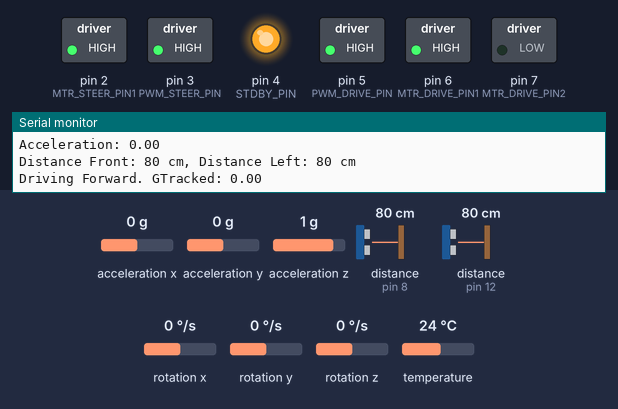
Bench run of a sketch on a simulated Arduino Uno, built with avr-gcc and run on an emulated ATmega328P. On the bench: switched loads named in the sketch (green lamp = pin HIGH), output pins drawn as LEDs (lit = HIGH), the last lines printed to the serial monitor. Dashed ring = blinking. The inputs (shaded band) are chosen by the test bench; at power-on: acceleration z 1 g, distance to the obstacle (sensors on pin 8, pin 12) 80 cm, acceleration x 0 g, acceleration y 0 g, rotation x 0 °/s, rotation y 0 °/s, rotation z 0 °/s, temperature 24 °C. The echo pulse lasts 58.3 µs per cm; pins used as bus, display or sensor lines are not drawn.

Above: at 8.5 s.
8.6 s: acceleration z set to 0.8 g
At 9.37 s:
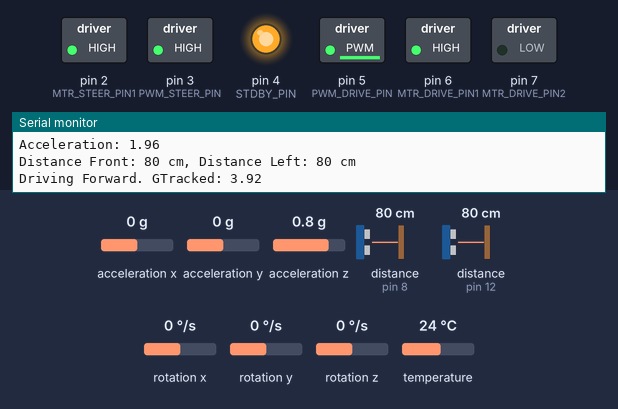
11.6 s: distance to the obstacle (sensor on pin 8) set to 34 cm
14.6 s: distance to the obstacle (sensor on pin 8) set to 28 cm
At 15.32 s:
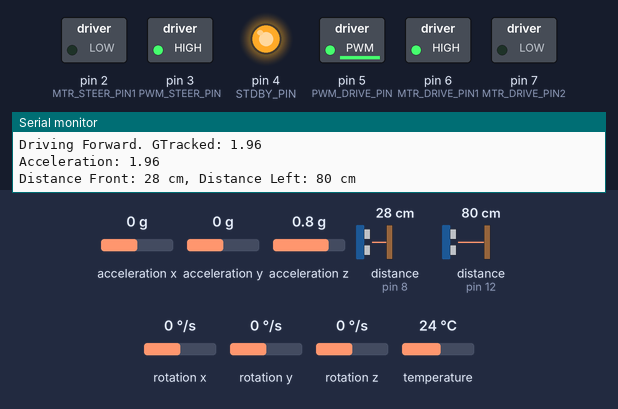
17.6 s: distance to the obstacle (sensor on pin 8) set to 17 cm
20.6 s: distance to the obstacle (sensor on pin 8) set to 14 cm
At 22.0 s:
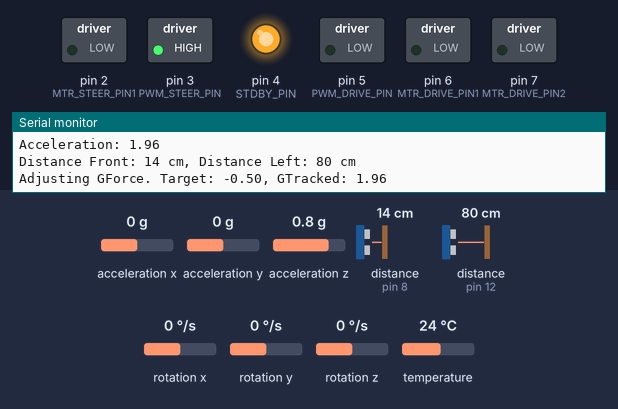
Timing chart, 0 to 31.3 s (numbered marks = the images above; inputs shaded):
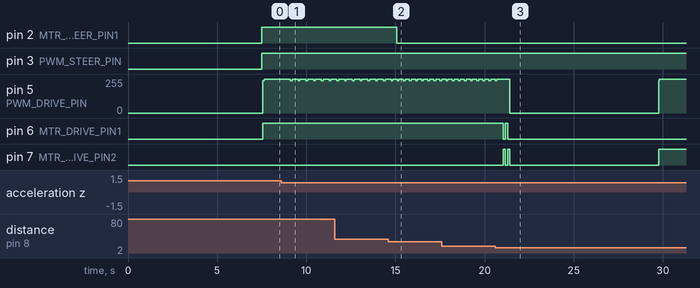

The sketch:

ProtoType_WallFollow_V2.ino
```cpp
#include <Wire.h>
#include <Adafruit_MPU6050.h>
#include <Adafruit_Sensor.h>
#include <Ultrasonic.h>

Adafruit_MPU6050 mpu;

// Constants
#define PWM_DRIVE_PIN 5
#define MTR_DRIVE_PIN1 6
#define MTR_DRIVE_PIN2 7

#define PWM_STEER_PIN 3
#define MTR_STEER_PIN1 2
#define MTR_STEER_PIN2 1

#define STDBY_PIN 4

#define TRIG_PIN_FRONT 9
#define ECHO_PIN_FRONT 8
#define TRIG_PIN_LEFT 13
#define ECHO_PIN_LEFT 12
#define TRIG_PIN_LEFT_45 11
#define ECHO_PIN_LEFT_45 10

const int RNG_FRONT_LMT = 30; // Distance limit in cm
const int RNG_LEFT_LMT = 20;  // Distance to the left wall in cm

const float TARGET_FWD_G = 2.0;
const float TARGET_BACK_G = -2.0;

// Variables
float CommandDrive = 0;
float CommandSteer = 0;
float GTracked = 0;
float GCurrent = 0;
float accelOffsets[3] = {0, 0, 0};
float gyroOffsets[3] = {0, 0, 0};
Ultrasonic rngFront(TRIG_PIN_FRONT, ECHO_PIN_FRONT);
Ultrasonic rngLeft(TRIG_PIN_LEFT, ECHO_PIN_LEFT);

void setup() {
    Serial.begin(9600);
    if (!mpu.begin()) {
        Serial.println("Failed to find MPU6050 chip");
        while (1) {
            delay(10);
        }
    }

    pinMode(PWM_DRIVE_PIN, OUTPUT);
    pinMode(MTR_DRIVE_PIN1, OUTPUT);
    pinMode(MTR_DRIVE_PIN2, OUTPUT);

    pinMode(PWM_STEER_PIN, OUTPUT);
    pinMode(MTR_STEER_PIN1, OUTPUT);
    pinMode(MTR_STEER_PIN2, OUTPUT);

    pinMode(STDBY_PIN, OUTPUT);
    digitalWrite(STDBY_PIN, HIGH); // Enable motors

    mpu.setAccelerometerRange(MPU6050_RANGE_8_G);
    mpu.setGyroRange(MPU6050_RANGE_2000_DEG);
    mpu.setFilterBandwidth(MPU6050_BAND_5_HZ);

    Serial.println("MPU6050 and Ultrasonic sensors initialized");
    calibrateMPU6050();
}

void loop() {
    readAllSensors();
    if (checkFrontCollision()) {
        if (rngFront.read() <= RNG_FRONT_LMT / 2) {
            avoidObstacle();
        } else {
            motorSteerRight();
            driveForward();
        }
    } else if (checkFrontLeftCollision()) {
        motorSteerRight();
        driveForward();
    } else {
        followLeftWall();
    }
}

void readAllSensors() {
    sensors_event_t a, g, temp;
    mpu.getEvent(&a, &g, &temp);

    GCurrent = sqrt((a.acceleration.x - accelOffsets[0]) * (a.acceleration.x - accelOffsets[0]) +
                    (a.acceleration.y - accelOffsets[1]) * (a.acceleration.y - accelOffsets[1]) +
                    (a.acceleration.z - accelOffsets[2]) * (a.acceleration.z - accelOffsets[2]));

    Serial.print("Acceleration: ");
    Serial.println(GCurrent);

    int distanceFront = rngFront.read();
    int distanceLeft = rngLeft.read();

    Serial.print("Distance Front: ");
    Serial.print(distanceFront);
    Serial.print(" cm, Distance Left: ");
    Serial.print(distanceLeft);
    Serial.println(" cm");
}

void calibrateMPU6050() {
    const int calibration_samples = 1000;
    float accelSum[3] = {0, 0, 0};
    float gyroSum[3] = {0, 0, 0};

    for (int i = 0; i < calibration_samples; i++) {
        sensors_event_t a, g, temp;
        mpu.getEvent(&a, &g, &temp);

        accelSum[0] += a.acceleration.x;
        accelSum[1] += a.acceleration.y;
        accelSum[2] += a.acceleration.z;

        gyroSum[0] += g.gyro.x;
        gyroSum[1] += g.gyro.y;
        gyroSum[2] += g.gyro.z;

        delay(5); // Small delay between samples
    }

    accelOffsets[0] = accelSum[0] / calibration_samples;
    accelOffsets[1] = accelSum[1] / calibration_samples;
    accelOffsets[2] = accelSum[2] / calibration_samples;

    gyroOffsets[0] = gyroSum[0] / calibration_samples;
    gyroOffsets[1] = gyroSum[1] / calibration_samples;
    gyroOffsets[2] = gyroSum[2] / calibration_samples;

    Serial.println("MPU6050 calibrated");
}

bool checkFrontCollision() {
    int distanceFront = rngFront.read();
    Serial.print("Checking Front Collision: ");
    Serial.println(distanceFront <= RNG_FRONT_LMT ? "Detected" : "Not Detected");
    return distanceFront <= RNG_FRONT_LMT;
}

bool checkFrontLeftCollision() {
    int distanceFrontLeft = rngLeft.read();
    Serial.print("Checking Front-Left Collision: ");
    Serial.println(distanceFrontLeft <= RNG_FRONT_LMT ? "Detected" : "Not Detected");
    return distanceFrontLeft <= RNG_FRONT_LMT;
}

void followLeftWall() {
    int distanceLeft = rngLeft.read();
    Serial.print("Following Left Wall. Distance Left: ");
    Serial.println(distanceLeft);

    if (distanceLeft > RNG_LEFT_LMT) {
        motorSteerLeft();
        driveForward();
    } else if (distanceLeft < RNG_LEFT_LMT) {
        motorSteerRight();
        driveForward();
    } else {
        driveForward();
    }
}

void avoidObstacle() {
    Serial.println("Avoiding Obstacle");
    motorStop();
    delay(1000);
    driveBackward();
    delay(1000);
    motorSteerRight();
    driveForward();
    delay(2000); // Drive right for a while to clear the obstacle
}

void motorStop() {
    Serial.println("Stopping Motors");
    adjustGForce(1.0);
    adjustGForce(-1.0);
    adjustGForce(0.5);
    adjustGForce(-0.5);

    digitalWrite(PWM_DRIVE_PIN, LOW);
    digitalWrite(MTR_DRIVE_PIN1, LOW);
    digitalWrite(MTR_DRIVE_PIN2, LOW);

    calibrateMPU6050(); // Recalibrate the gyro sensor
    Serial.println("Motors stopped and sensor recalibrated");
}

void driveForward() {
    Serial.println("Driving Forward");
    GTracked = 0;
    int motorSpeed = 230; // Start with a higher initial speed
    while (GTracked < TARGET_FWD_G) {
        motorSpeed = min(motorSpeed + 12, 255); // Increase power faster
        analogWrite(PWM_DRIVE_PIN, motorSpeed);
        digitalWrite(MTR_DRIVE_PIN1, HIGH);
        digitalWrite(MTR_DRIVE_PIN2, LOW);

        readAllSensors();
        GTracked += GCurrent;

        Serial.print("Driving Forward. GTracked: ");
        Serial.println(GTracked);
    }
}

void driveBackward() {
    Serial.println("Reversing");
    GTracked = 0;
    int motorSpeed = 230; // Start with a higher initial speed
    while (GTracked > TARGET_BACK_G) {
        motorSpeed = min(motorSpeed + 12, 255); // Increase power faster
        analogWrite(PWM_DRIVE_PIN, motorSpeed);
        digitalWrite(MTR_DRIVE_PIN1, LOW);
        digitalWrite(MTR_DRIVE_PIN2, HIGH);

        readAllSensors();
        GTracked += GCurrent;

        Serial.print("Reversing. GTracked: ");
        Serial.println(GTracked);
    }
}

void motorSteerLeft() {
    analogWrite(PWM_STEER_PIN, 255);
    digitalWrite(MTR_STEER_PIN1, HIGH);
    digitalWrite(MTR_STEER_PIN2, LOW);
    Serial.println("Steering Left");
}

void motorSteerRight() {
    analogWrite(PWM_STEER_PIN, 255);
    digitalWrite(MTR_STEER_PIN1, LOW);
    digitalWrite(MTR_STEER_PIN2, HIGH);
    Serial.println("Steering Right");
}

void adjustGForce(float targetG) {
    GTracked = 0;
    int motorSpeed = 255;
    while (abs(GTracked) < abs(targetG)) {
        analogWrite(PWM_DRIVE_PIN, motorSpeed);
        if (targetG > 0) {
            digitalWrite(MTR_DRIVE_PIN1, HIGH);
            digitalWrite(MTR_DRIVE_PIN2, LOW);
        } else {
            digitalWrite(MTR_DRIVE_PIN1, LOW);
            digitalWrite(MTR_DRIVE_PIN2, HIGH);
        }

        readAllSensors();
        GTracked += GCurrent;

        Serial.print("Adjusting GForce. Target: ");
        Serial.print(targetG);
        Serial.print(", GTracked: ");
        Serial.println(GTracked);

        motorSpeed = max(motorSpeed - 5, 0);
    }
    digitalWrite(PWM_DRIVE_PIN, LOW);
}
```

Measured:
- the behaviour switches between 31 and 30 cm on distance to the obstacle (sensor on pin 8) (found by bisection; images 1 and 2)
- the behaviour switches between 16 and 15 cm on distance to the obstacle (sensor on pin 8) (found by bisection; images 2 and 3)
- after the input at 8.6 s, pin 5 (PWM_DRIVE_PIN): alternates 254/255 for 0.33 s and 242/255 for 0.10 s, starting after 0.50 s
- after the input at 14.6 s, pin 2 (MTR_STEER_PIN1): HIGH → LOW after 0.47 s
- after the input at 20.6 s, pin 6 (MTR_DRIVE_PIN1): HIGH → LOW after 0.45 s, → HIGH 0.12 s later, → LOW 0.12 s later; pin 7 (MTR_DRIVE_PIN2): goes HIGH 0.12 s, LOW 0.12 s, HIGH 0.12 s, LOW 8.4 s, then HIGH, starting after 0.45 s
